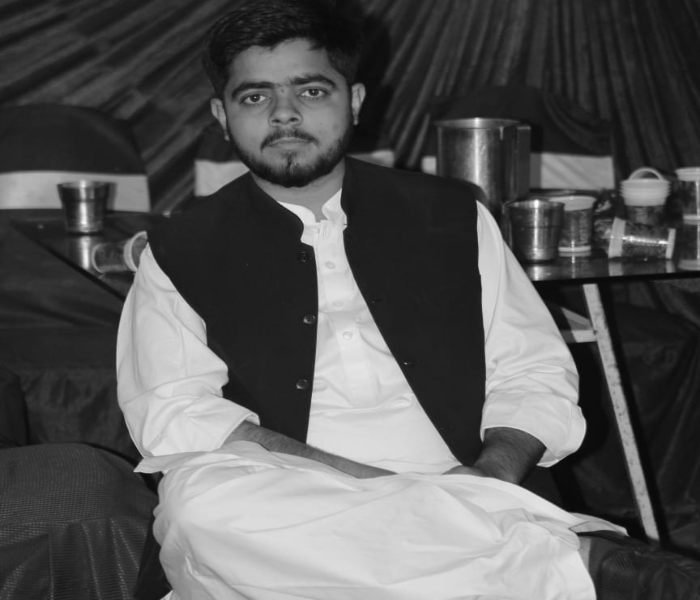
#> input picture computer/grey.png, 700 x 600 px, found by its file name
$ python adaptive_thresold.py
#> lines starting #> are read from the running program, lines starting #| are printed output that depends on the picture; after the words box and inside, x2 and y2 are one past the last pixel; in counts of white or black regions, pixels touching at a corner belong together
import cv2
import numpy as np

img=cv2.imread('D:\\computer\\grey.png',0)
#> img is the input picture: shape (600, 700); min 3, max 253, mean 87.5
img=cv2.resize(img,(300,300))
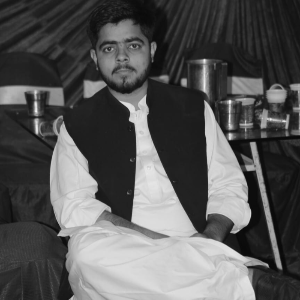
#> img: shape (300, 300); min 8, max 249, mean 87.6
cv2.imshow('img',img)
th1=cv2.adaptiveThreshold(img,255,cv2.ADAPTIVE_THRESH_MEAN_C,cv2.THRESH_BINARY,11,2)
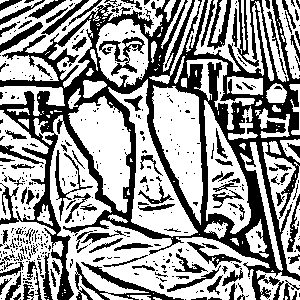
#> th1: shape (300, 300); 60.4% white; 454 black regions (346 under 20 px), largest, box (x1, y1, x2, y2) and area: (0, 0, 300, 300) 23517, (75, 262, 184, 300) 995, (99, 37, 145, 76) 531
th2=cv2.adaptiveThreshold(img,255,cv2.ADAPTIVE_THRESH_GAUSSIAN_C,cv2.THRESH_BINARY,11,2)
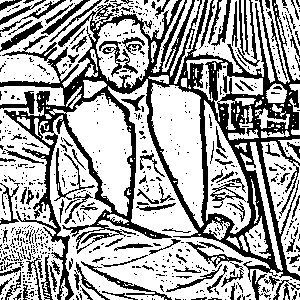
#> th2: shape (300, 300); 65.3% white; 741 black regions (619 under 20 px), largest, box (x1, y1, x2, y2) and area: (0, 0, 300, 300) 18765, (81, 261, 172, 300) 398, (99, 41, 138, 77) 353
_,th5=cv2.threshold(img,127,255,cv2.THRESH_BINARY)
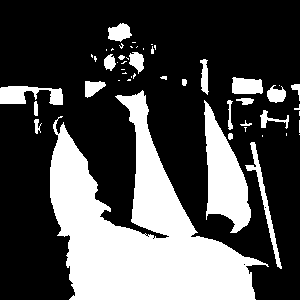
#> th5: shape (300, 300); 30.6% white; 51 white regions (29 under 20 px), largest, box (x1, y1, x2, y2) and area: (50, 90, 269, 300) 20132, (204, 100, 251, 233) 3335, (0, 86, 63, 105) 752
cv2.imshow('th1',th1)
cv2.imshow('th2',th2)
cv2.imshow('th5',th5)

cv2.waitKey(0)
cv2.destroyAllWindows()
